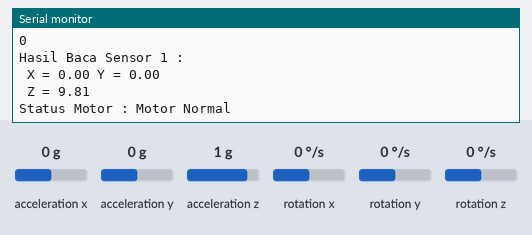
Recording of a sketch running on a simulated Arduino Uno, built with avr-gcc and run on an emulated ATmega328P. Shown: the last lines printed to the serial monitor. Wiring (inferred from the names in the program): MPU-6050 motion sensor at I2C address 0x68. Inputs (shaded band) come from the test bench; at power-on: acceleration y 0 g, acceleration x 0 g, acceleration z 1 g, rotation x 0 °/s, rotation y 0 °/s, rotation z 0 °/s.

Above: at 17.5 s.
17.6 s: acceleration y set to -0.2 g
At 18.9 s:
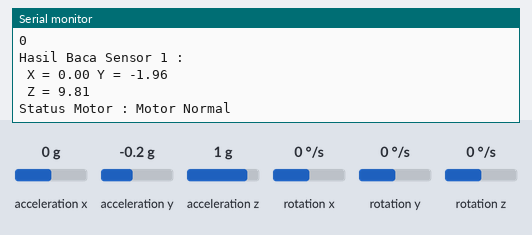
19.1 s: acceleration y set to 0.1 g
At 20.3 s:
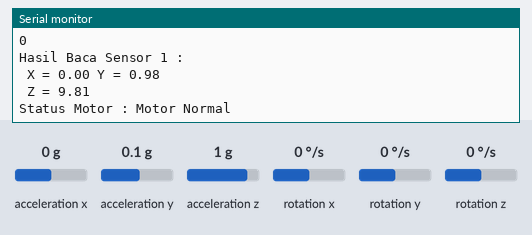
Timing chart, 0 to 21.6 s (numbered marks = the images above; inputs shaded):
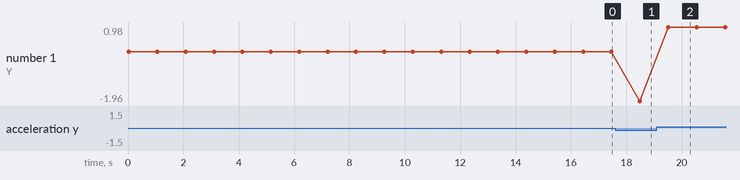

The sketch:

Test_Final_NonReli.ino
```cpp
#include <Arduino.h>
#include "Wire.h" // This library allows you to communicate with I2C devices.
#include <MPU6050.h>
#include <SoftwareSerial.h>

SoftwareSerial s(5,6);
MPU6050 mpu;
const int MPU_ADDR = 0x68; // I2C address of the MPU-6050. If AD0 pin is set to HIGH, the I2C address will be 0x69.
int data;
float hori1,veri1,jungkir1;

void setup() {
  Serial.begin(9600);
  s.begin(9600);
  Wire.begin();
  mpu.begin();
    mpu.setAccelOffsetX(-1050);
    mpu.setAccelOffsetY(2999);
    mpu.setAccelOffsetZ(-700);
  Wire.beginTransmission(MPU_ADDR); // Begins a transmission to the I2C slave (GY-521 board)
  Wire.write(0x6B); // PWR_MGMT_1 register
  Wire.write(0); // set to zero (wakes up the MPU-6050)
  Wire.endTransmission(true);
}
void loop() {
  Wire.beginTransmission(MPU_ADDR);
  Wire.write(0x3B); // starting with register 0x3B (ACCEL_XOUT_H) [MPU-6000 and MPU-6050 Register Map and Descriptions Revision 4.2, p.40]
  Wire.endTransmission(false); // the parameter indicates that the Arduino will send a restart. As a result, the connection is kept active.
  Wire.requestFrom(MPU_ADDR, 7*2, true); // request a total of 7*2=14 registers

  mpu.begin();
  Vector rawAccel = mpu.readRawAccel();
  Vector normAccel = mpu.readNormalizeAccel();

  hori1 = normAccel.XAxis;
  veri1 = normAccel.YAxis;
  jungkir1 = normAccel.ZAxis;

  Serial.println("Hasil Baca Sensor 1 : ");
  Serial.print(" X = ");
  Serial.print(hori1);
  Serial.print(" Y = ");
  Serial.println(veri1);
  Serial.print(" Z = ");
  Serial.println(jungkir1);

  if (normAccel.XAxis > 8) {
    Serial.println("Status Motor : Miring Kanan");
    data = 1;
    delay(1000);
    }
  else if (normAccel.XAxis < -8) {
    Serial.println("Status Motor : Miring Kiri");
    data = 2;
    delay(1000);
    }
  else {
    Serial.println("Status Motor : Motor Normal");
    data = 0;
    delay(1000);
    }
    Serial.println(data);
      if(s.available()>0) {
        s.print('A' + String((float)hori1) +
                'B' + String((float)veri1) +
                'C' + String((float)jungkir1) +
                'D' + String((int)data));
      }
}
```

Measured:
- after the input at 17.6 s, the serial monitor: prints a new line after 0.89 s (image 1)
- after the input at 19.1 s, the serial monitor: prints a new line after 0.41 s (image 2)
- plotted number 1: 0 → -1.96 after the input at 17.6 s, -1.96 → 0.98 after the input at 19.1 s
